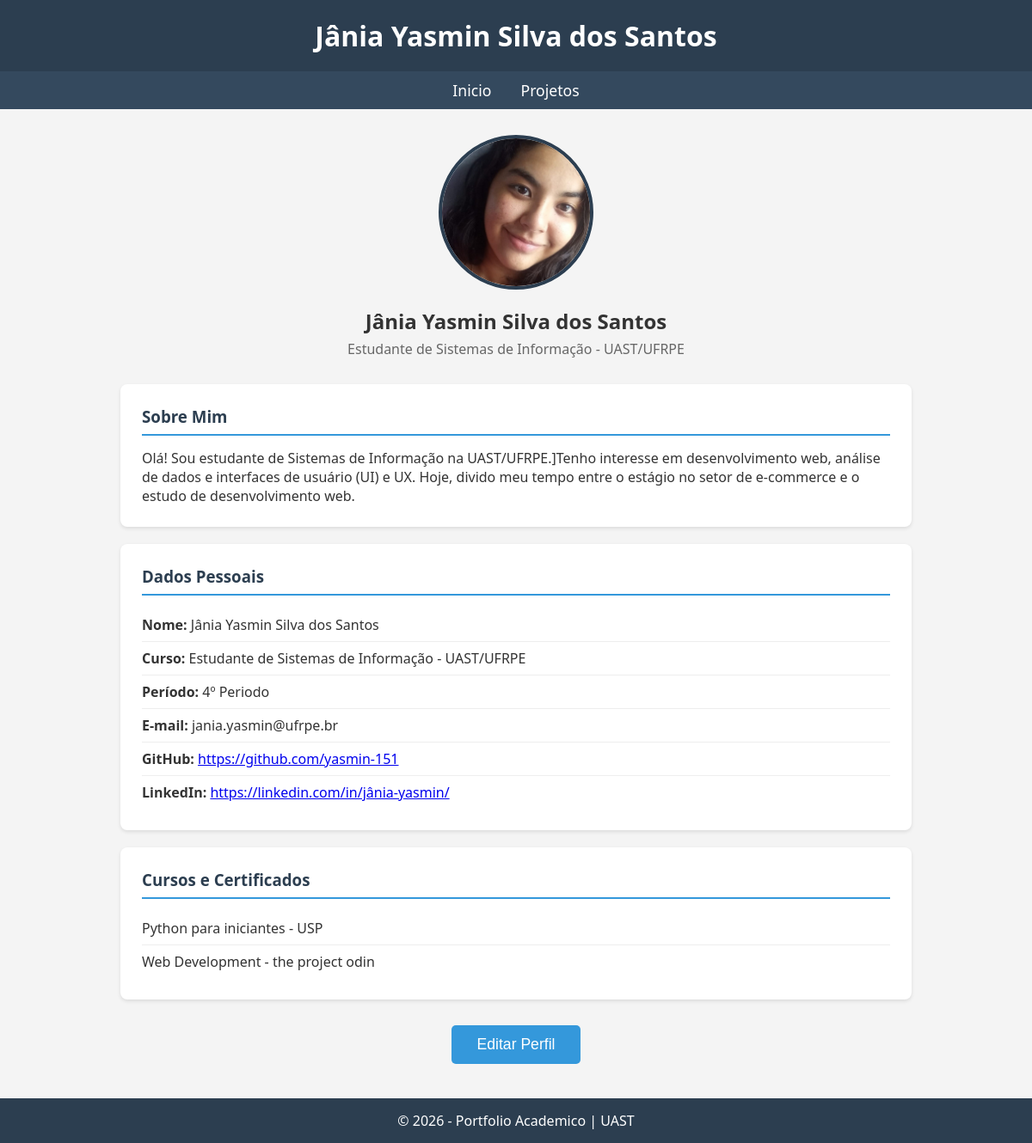
/portifolio/home/, run on an earlier commit of the app's database.
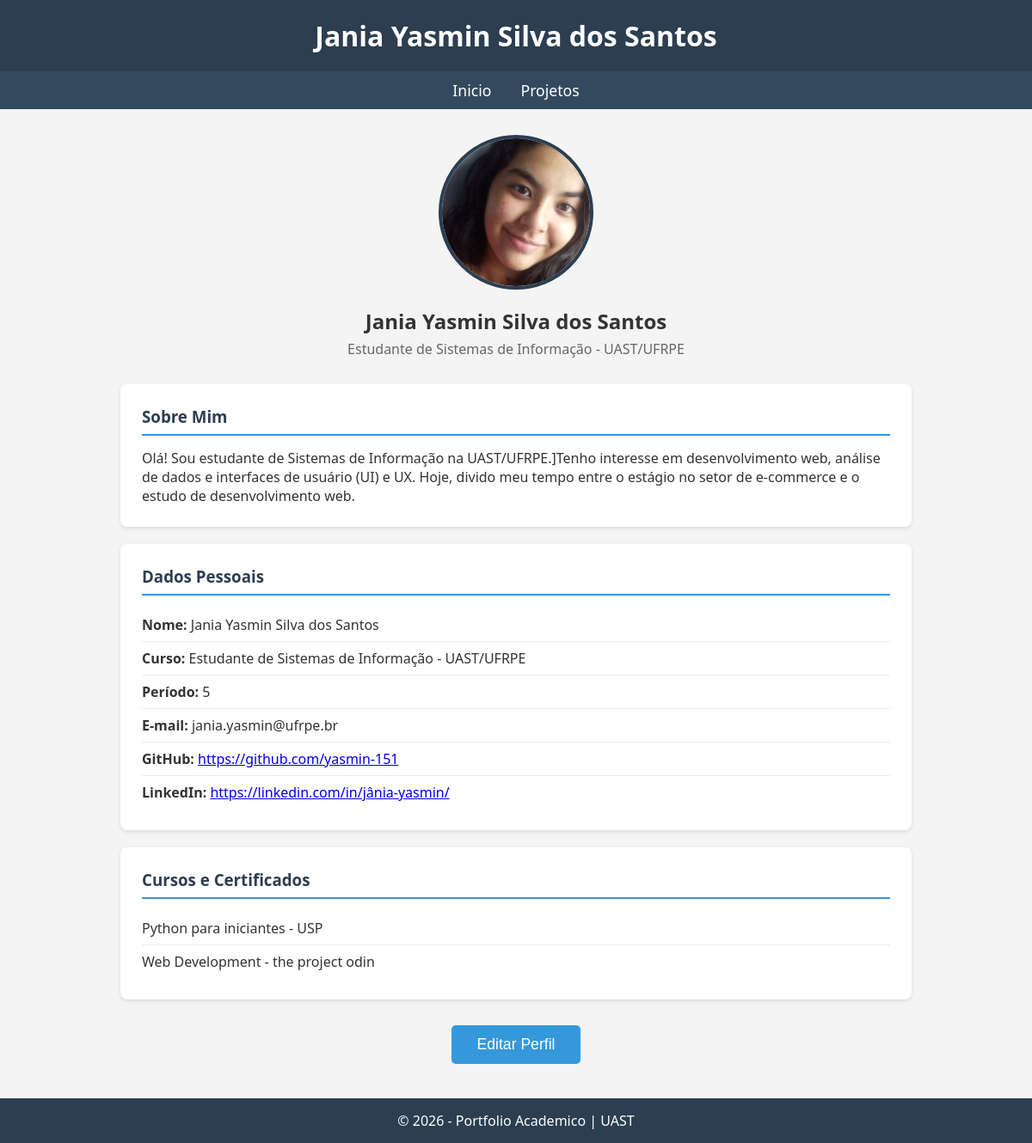
And on a later commit of the database.
### core/models.py (models this page shows, shortened)
class Pessoal(models.Model):
    usuario = models.OneToOneField(
        settings.AUTH_USER_MODEL,
        on_delete=models.CASCADE,
        related_name='perfil',
        null=True,
        blank=True,
    )
    nome = models.CharField(max_length=200)
    descricao = models.TextField(blank=True)
    curso = models.CharField(max_length=200)
    periodo = models.CharField(max_length=50)
    email = models.EmailField()
    git = models.URLField(blank=True)
    linked = models.URLField(blank=True)
    imagem = models.ImageField(upload_to='perfil/')
    class Meta:
        verbose_name = 'Perfil Pessoal'
        verbose_name_plural = 'Perfis Pessoais'

### portifolio/models.py (models this page shows, shortened)
class Certificado(models.Model):
    descricao = models.CharField(max_length=255)

### portifolio/views.py (the view)
# urls.py: path('home/', views.home, name="home"),
def home(request):
    perfil = Pessoal.objects.first()
    certificados = Certificado.objects.all()
    projetos_lista = Projeto.objects.all()
    context = {
        'perfil': perfil,
        'certificados': certificados,
        'projetos': projetos_lista,
    }
    return render(request, 'portifolio/home.html', context)

### core/context_processors.py (called while the page is built)
def notificacao_ms(request):
    context = {
        'NOTIFICACAO_MS_URL': settings.NOTIFICACAO_MS_URL,
        'NOTIFICACAO_MS_API_KEY': settings.NOTIFICACAO_MS_API_KEY,
    }
    if request.user.is_authenticated:
        context['NOTIFICACAO_USER_ID'] = request.user.id
    return context

### portifolio/templates/portifolio/home.html (shortened to what this page needs)
{% extends "core/base.html" %}
{% block header_title %}{{perfil.nome}}{% endblock %}
{% block content %}
<div class="perfil">
    <img src="{{perfil.imagem.url}}" alt="Foto do Aluno">
    <h2>{{perfil.nome}}</h2>
    <p>{{perfil.curso}}</p>
</div>
<div class="secao">
    <h3>Sobre Mim</h3>
    <p>{{perfil.descricao}}</p>
</div>
<div class="secao">
    <h3>Dados Pessoais</h3>
    <ul>
        <li><strong>Nome:</strong> {{perfil.nome}}</li>
        <li><strong>Curso:</strong> {{perfil.curso}}</li>
        <li><strong>Período:</strong>
            {{perfil.periodo}}</li>
        <li><strong>E-mail:</strong> {{perfil.email}}</li>
        <li><strong>GitHub:</strong> <a href= "{{ perfil.git }}" target="_blank">{{ perfil.git }} </a> </li>
        <li><strong>LinkedIn:</strong> <a href= "{{ perfil.linked }}" target="_blank">{{ perfil.linked }} </a></li>
    </ul>
</div>
<div class="secao">
    <h3>Cursos e Certificados</h3>
    <ul>
        {% for cert in certificados %}
            <li>{{ cert.descricao }}</li>
        {% endfor %}
    </ul>
</div>
<div style="text-align: center; margin: 30px 0;">
    <button id="btn-editar" style="
        background-color: #3498db;
        color: white;
        border: none;
        padding: 12px 30px;
        font-size: 1.1em;
        border-radius: 5px;
        cursor: pointer;
    ">Editar Perfil</button>
</div>
{% endblock %}

### core/templates/core/base.html (shortened to what this page needs)
<!DOCTYPE html>
<html lang="pt-br">
<head>
</head>
<body>
    <header>
        <h1>{% block header_title %}Portfolio do Aluno{% endblock %}</h1>
    </header>
    <nav>
        <a href="{% url 'portifolio:home' %}">Inicio</a>
        <a href="{% url 'portifolio:projetos' %}">Projetos</a>
    </nav>
    <div class="container">
        {% block content %}{% endblock %}
    </div>
    <footer>
        <p>&copy; 2026 - Portfolio Academico | UAST</p>
    </footer>
</body>
</html>

What changed in the data, as far as the page shows it:
changed Pessoal "Estudante de Sistemas de Informação - UAST/UFRPE": nome "Jânia Yasmin Silva dos Santos" → "Jania Yasmin Silva dos Santos"; periodo "4º Periodo" → "5"
